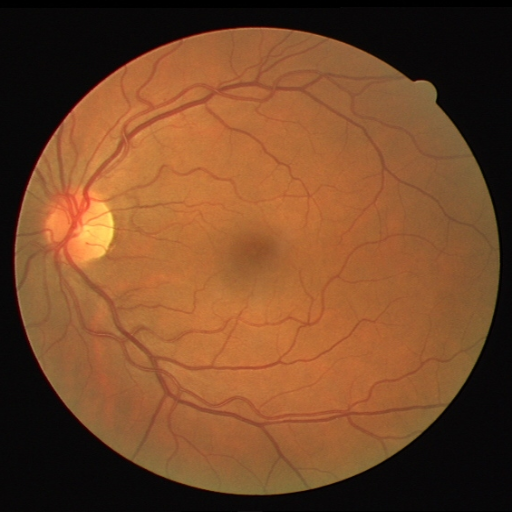
#> input picture img/retina_2.png, 512 x 512 px
$ python '8. guassian.py'
#> lines starting #> are read from the running program, lines starting #| are printed output that depends on the picture
# 8. guassian.py
# import
import cv2
import numpy as np
import matplotlib.pyplot as plt

image = cv2.imread(r"img/retina_2.png", cv2.IMREAD_GRAYSCALE)
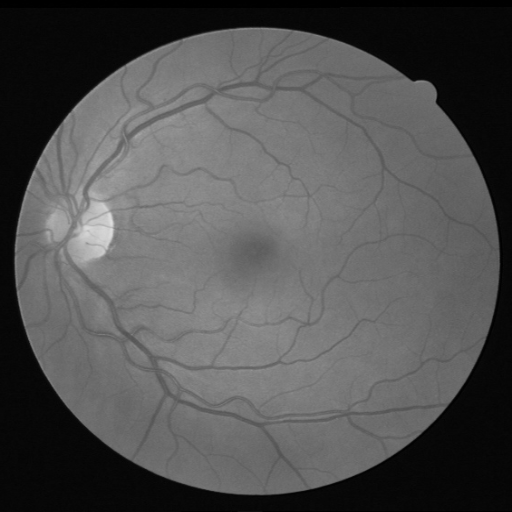
#> image: shape (512, 512); min 0, max 222, mean 82

height = image.shape[0]
#> height = 512
width = image.shape[1]
#> width = 512


# kernel / filter from eqn
# gussian kernel

def conv2d(image, kernel):
    h, w = image.shape
#> h = 512; w = 512
    k_h, k_w = kernel.shape

    pad_h = k_h // 2
    pad_w = k_w // 2

    padded_image = np.pad(image, ((pad_h, pad_h), (pad_w, pad_w)), mode='reflect')
    # padded_image = np.pad(image, ((pad_h, pad_h), (pad_w, pad_w)), mode='constant', constant_values=0)
    # padded_image = np.pad(image, ((pad_h, pad_h), (pad_w, pad_w)), mode='edge')

    kernel = np.flip(kernel, axis=0)
    kernel = np.flip(kernel, axis=1)

    output = np.zeros_like(image, dtype=np.float32)

    for i in range(h):
        for j in range(w):
            output[i,j] = np.sum(kernel * padded_image[i:i+k_h,j:j+k_w])

    return output

def gussian_kernel(k_size, sigma):
    # formula of gussian
    # G(x,y) = 1/(2pi*sigma^2)*exp(-(x^2+y^2)/(2sigma^2))

#> called with k_size = 5, sigma = 1
    half = k_size // 2
    kernel = np.zeros((k_size, k_size))

    for i in range(k_size):
        for j in range(k_size):
            x = i - half
            y = j - half
            kernel[i, j] = (1 / (2 * np.pi * sigma**2)) * np.exp(-((x)**2 + (y)**2) / (2 * sigma**2))

    kernel /= np.sum(kernel)
    return kernel

def first_derivative_gaussian(k_size, sigma):
    # formula of first derivative of gussian
    # G'(x, y) = (x * y / sigma**4) * exp(-(x^2+y^2)/(2sigma^2))

#> called with k_size = 5, sigma = 1
    half = k_size // 2
    kernel = np.zeros((k_size, k_size))
    for i in range(k_size):
        for j in range(k_size):
            x = i - half
            y = j - half
            kernel[i, j] = (x * y / sigma**4) * np.exp(-(x**2+y**2)/(2*sigma**2))
    kernel /= np.sum(kernel)
    return kernel


box_kernel = np.ones((5, 5), dtype=np.float32) / 25

blur_image = conv2d(image, box_kernel)

guss_k = gussian_kernel(5, 1)
guassian_image = conv2d(image, guss_k)

guss_1dt = first_derivative_gaussian(5, 1)
guss_1dt_image = conv2d(image, guss_1dt)
#> after the loop in conv2d (call 3), `for i in range(h):`:
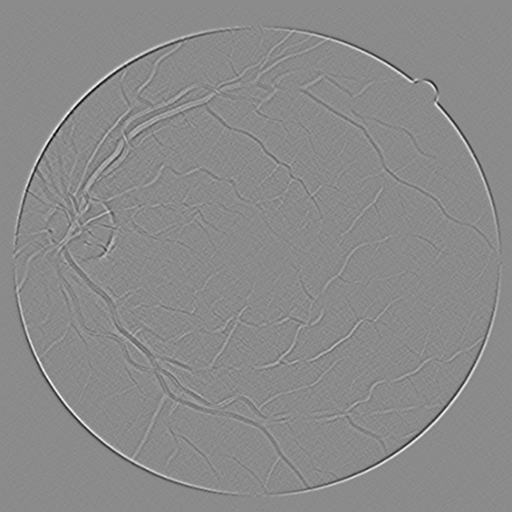
#> output: shape (512, 512) float32; min -1.43e+18, max 1.2e+18, mean -8.3e+11; drawn with min black and max white

plt.figure(figsize=(8, 6))

plt.subplot(2, 2, 1)
plt.imshow(image, cmap="gray", vmin=0, vmax=255)
plt.title("Original")
plt.axis("off")

plt.subplot(2, 2, 2)
plt.imshow(blur_image, cmap="gray", vmin=0, vmax=255)
plt.title("blur image")
plt.axis("off")

plt.subplot(2, 2, 3)
plt.imshow(guassian_image, cmap="gray", vmin=0, vmax=255)
plt.title("guassian")
plt.axis("off")

plt.subplot(2, 2, 4)
plt.imshow(guss_1dt_image, cmap="gray", vmin=0, vmax=255)
plt.title("1d Gaussian")
plt.axis("off")

plt.tight_layout()
plt.savefig("out.png", dpi=300, bbox_inches="tight")
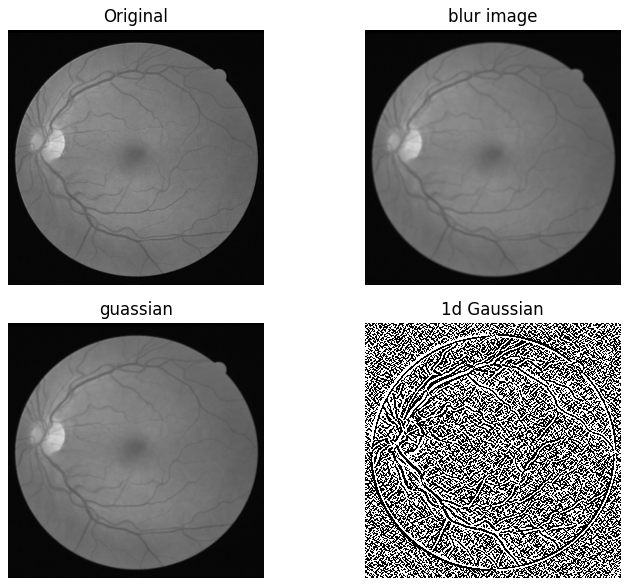
#> figure drawn by matplotlib, 4 panels
plt.show()

$ run again, with img/boat.jpg saved as img/retina_2.png
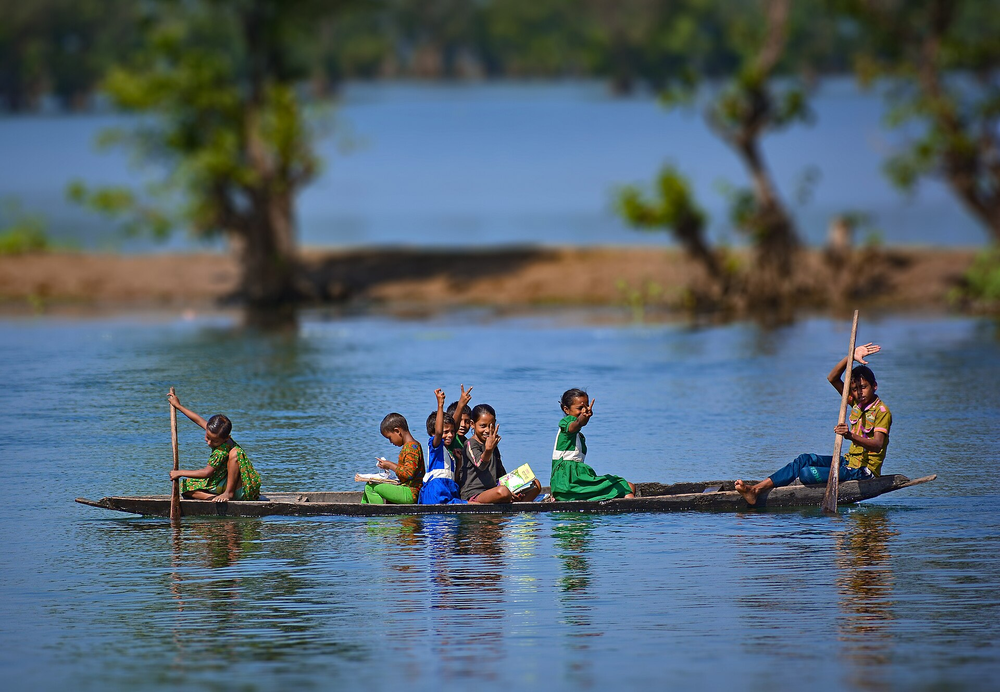
#> input picture img/boat.jpg, 1000 x 692 px, shrunk from 1920 x 1328 before the run
#> after the loop in conv2d (call 3), `for i in range(h):`:
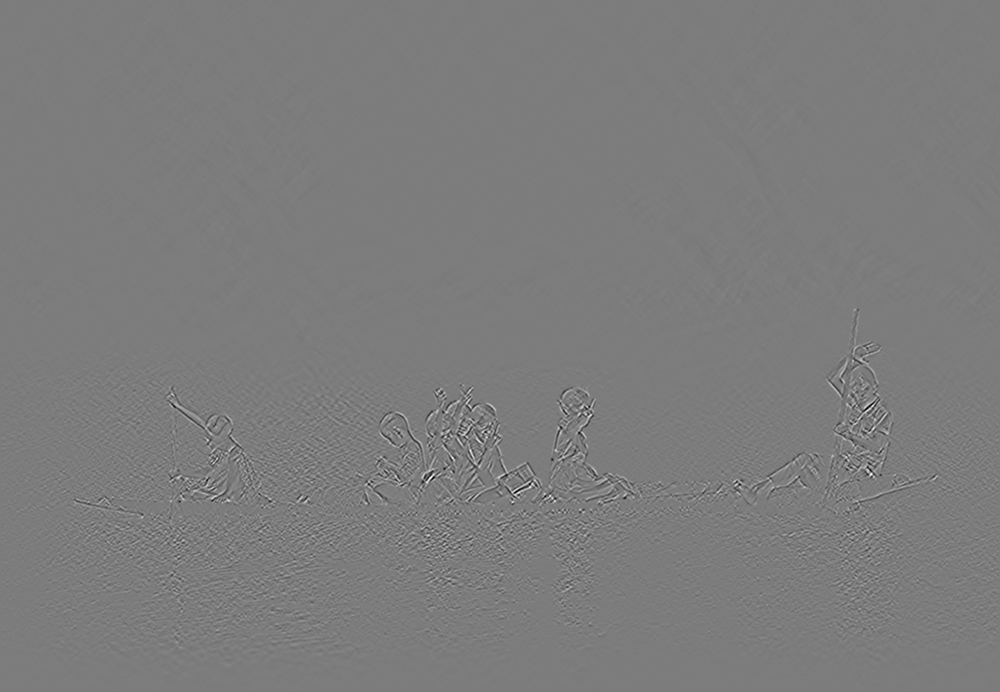
#> output: shape (692, 1000) float32; min -3.55e+18, max 3.72e+18, mean -4.14e+12; drawn with min black and max white
#> `plt.savefig("out.png", dpi=300, bbox_inches="tight")`:
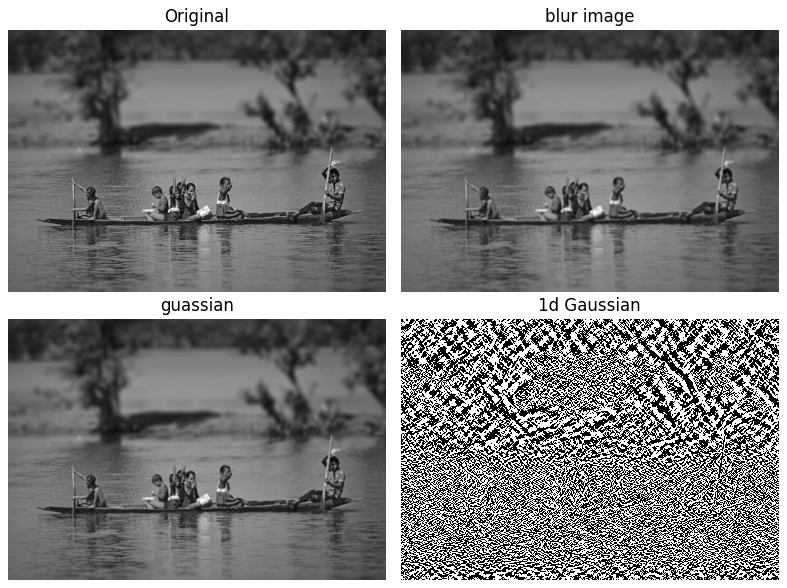
#> figure drawn by matplotlib, 4 panels
